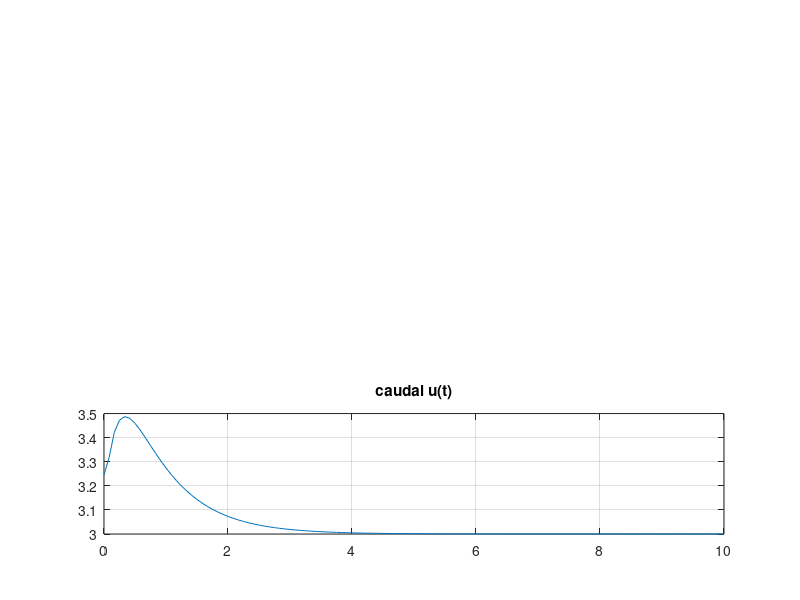

Source code (MATLAB):
%%TP1 Ejercicio 1, iniciso 1
pkg load control signal;
clc; clear all; close all;

%componentes
A1=1;
A2=1;
R1=1/2;
R2=1/3;
h1(1)=0;
h2(1)=0;
%matrices del espacio de estados (ss)
A=[-1/(A1*R1) 1/(A1*R1); 1/(A2*R1) -(1/(A2*R1)+1/(A2*R2))]
B=[1/A1; 0]
Ct=[0 1]
D=[0]
X=[h1 ; h2];
u(1)=0;
sys=ss(A,B,Ct,D);
Y(1)=0;

%Variables de utilidad
%%Para determinar h se hace lo siguiente:
f=max(abs(pole(sys)))%%Esto nos imprime la frecuencia del polo más alta del sistema.

%Como por el teorema del muestreo, tenemos que muestrear al doble de esa frecuencia
%determinamos h como 1/10f, donde f es la frecuencia más alta
h=1/(2*f) %El h como yo
tiempo=(10/h);
t=0:h:(tiempo*h);
i=1; k=0;
referencia=1; %%altura en metros del tanque 2
%%PID
Kp=3; Ki=3;Kd=0.01;

A1=((2*Kp*h)+(Ki*(h^2))+(2*Kd))/(2*h);
B1=(-2*Kp*h+Ki*(h^2)-4*Kd)/(2*h);
C1=Kd/h;
error(1)=0;


while(i<(tiempo+2))
  k=i+2;
  h1(i)=X(1);h2(i)=X(2);
  error(k)=referencia-h2(i); %%calculamos el error

  u=[u+A1*error(k)+B1*error(k-1)+C1*error(k-2)]; %%calculamos la acción de control

  accion(i)=u;

  for ii=1:10
      X_P=A*X+B*u;%X punto
      X=X+.1*h*X_P;%Esto es el cálculo de la integral como sumatoria

  endfor


  i=i+1;

end

%Imprimo como varían mis variables de estado y mi entrada
figure 1;
subplot(3,1,1) ;plot(t,h1); title("altura del primer tanque"); grid on;
subplot(3,1,2) ;plot(t,h2); grid on; hold; step(sys,t,"color","r"), legend("altura controlada","altura sin controlador"); title("altura del segundo tanque");
subplot(3,1,3) ;plot(t,accion); title("caudal u(t)");grid on;

